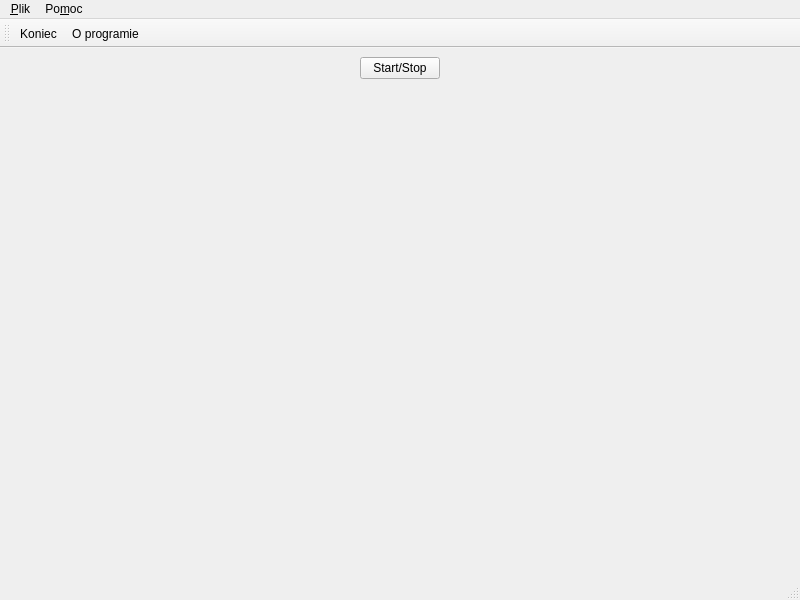
<?xml version="1.0" encoding="UTF-8"?>
<ui version="4.0">
 <class>MainWindow</class>
 <widget class="QMainWindow" name="MainWindow">
  <property name="geometry">
   <rect>
    <x>0</x>
    <y>0</y>
    <width>800</width>
    <height>600</height>
   </rect>
  </property>
  <property name="windowTitle">
   <string>MainWindow</string>
  </property>
  <widget class="QWidget" name="centralwidget">
   <layout class="QVBoxLayout" name="verticalLayout">
    <item>
     <layout class="QHBoxLayout" name="horizontalLayout">
      <item>
       <spacer name="horizontalSpacer">
        <property name="orientation">
         <enum>Qt::Horizontal</enum>
        </property>
        <property name="sizeHint" stdset="0">
         <size>
          <width>40</width>
          <height>20</height>
         </size>
        </property>
       </spacer>
      </item>
      <item>
       <widget class="QPushButton" name="przycisk">
        <property name="toolTip">
         <string>Włącz lub wyłącz animację</string>
        </property>
        <property name="text">
         <string>Start/Stop</string>
        </property>
       </widget>
      </item>
      <item>
       <spacer name="horizontalSpacer_2">
        <property name="orientation">
         <enum>Qt::Horizontal</enum>
        </property>
        <property name="sizeHint" stdset="0">
         <size>
          <width>40</width>
          <height>20</height>
         </size>
        </property>
       </spacer>
      </item>
     </layout>
    </item>
    <item>
     <widget class="MyWidget" name="widget" native="true">
      <property name="sizePolicy">
       <sizepolicy hsizetype="Preferred" vsizetype="MinimumExpanding">
        <horstretch>0</horstretch>
        <verstretch>0</verstretch>
       </sizepolicy>
      </property>
     </widget>
    </item>
   </layout>
  </widget>
  <widget class="QMenuBar" name="menubar">
   <property name="geometry">
    <rect>
     <x>0</x>
     <y>0</y>
     <width>800</width>
     <height>27</height>
    </rect>
   </property>
   <widget class="QMenu" name="menu_Plik">
    <property name="title">
     <string>&amp;Plik</string>
    </property>
    <addaction name="action_Koniec"/>
   </widget>
   <widget class="QMenu" name="menuPo_moc">
    <property name="title">
     <string>Po&amp;moc</string>
    </property>
    <addaction name="action_O_programie"/>
   </widget>
   <addaction name="menu_Plik"/>
   <addaction name="menuPo_moc"/>
  </widget>
  <widget class="QStatusBar" name="statusbar"/>
  <widget class="QToolBar" name="toolBar">
   <property name="windowTitle">
    <string>toolBar</string>
   </property>
   <property name="movable">
    <bool>true</bool>
   </property>
   <attribute name="toolBarArea">
    <enum>TopToolBarArea</enum>
   </attribute>
   <attribute name="toolBarBreak">
    <bool>false</bool>
   </attribute>
   <addaction name="action_Koniec"/>
   <addaction name="action_O_programie"/>
  </widget>
  <action name="action_Koniec">
   <property name="text">
    <string>&amp;Koniec</string>
   </property>
   <property name="shortcut">
    <string>Ctrl+Q</string>
   </property>
  </action>
  <action name="action_O_programie">
   <property name="text">
    <string>&amp;O programie</string>
   </property>
  </action>
 </widget>
 <customwidgets>
  <customwidget>
   <class>MyWidget</class>
   <extends>QWidget</extends>
   <header>my_widget.h</header>
   <container>1</container>
   <slots>
    <slot>toggle_animation()</slot>
   </slots>
  </customwidget>
 </customwidgets>
 <resources/>
 <connections>
  <connection>
   <sender>przycisk</sender>
   <signal>clicked()</signal>
   <receiver>widget</receiver>
   <slot>toggle_animation()</slot>
   <hints>
    <hint type="sourcelabel">
     <x>400</x>
     <y>52</y>
    </hint>
    <hint type="destinationlabel">
     <x>256</x>
     <y>107</y>
    </hint>
   </hints>
  </connection>
 </connections>
</ui>
